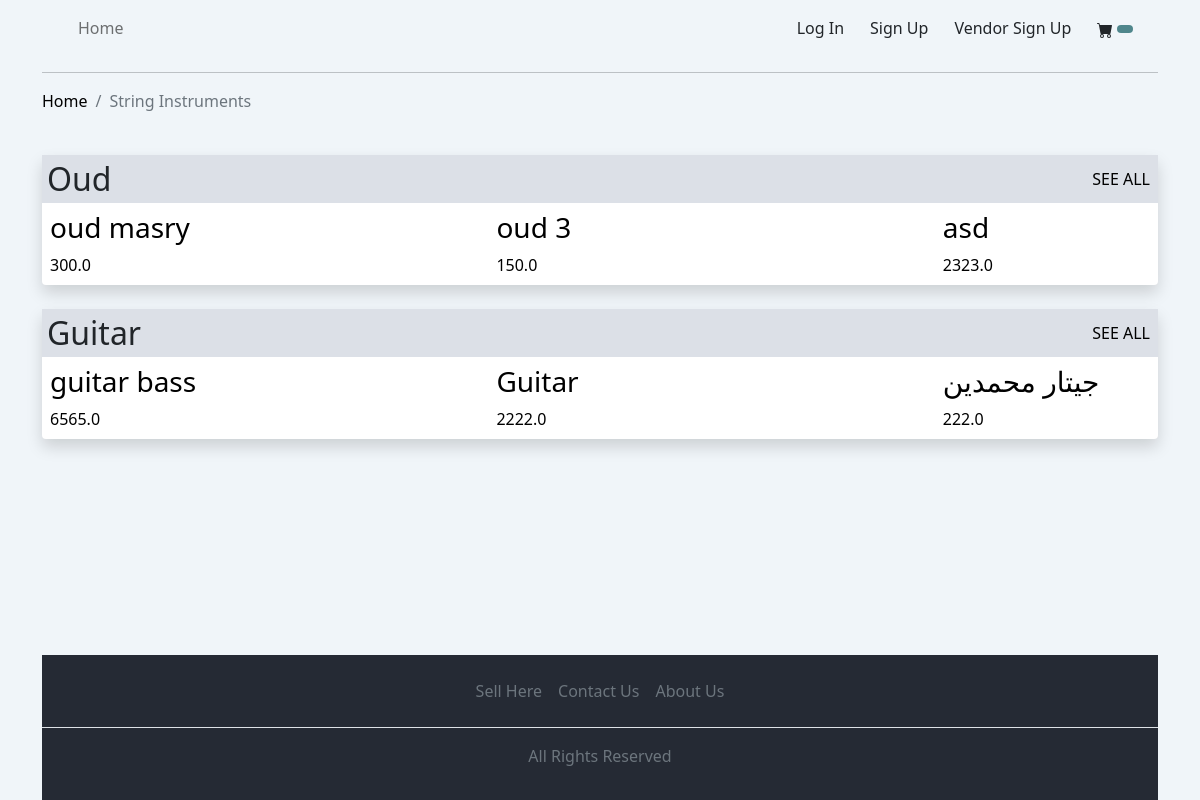
Before: /inst/String Instruments/ with the older database file.
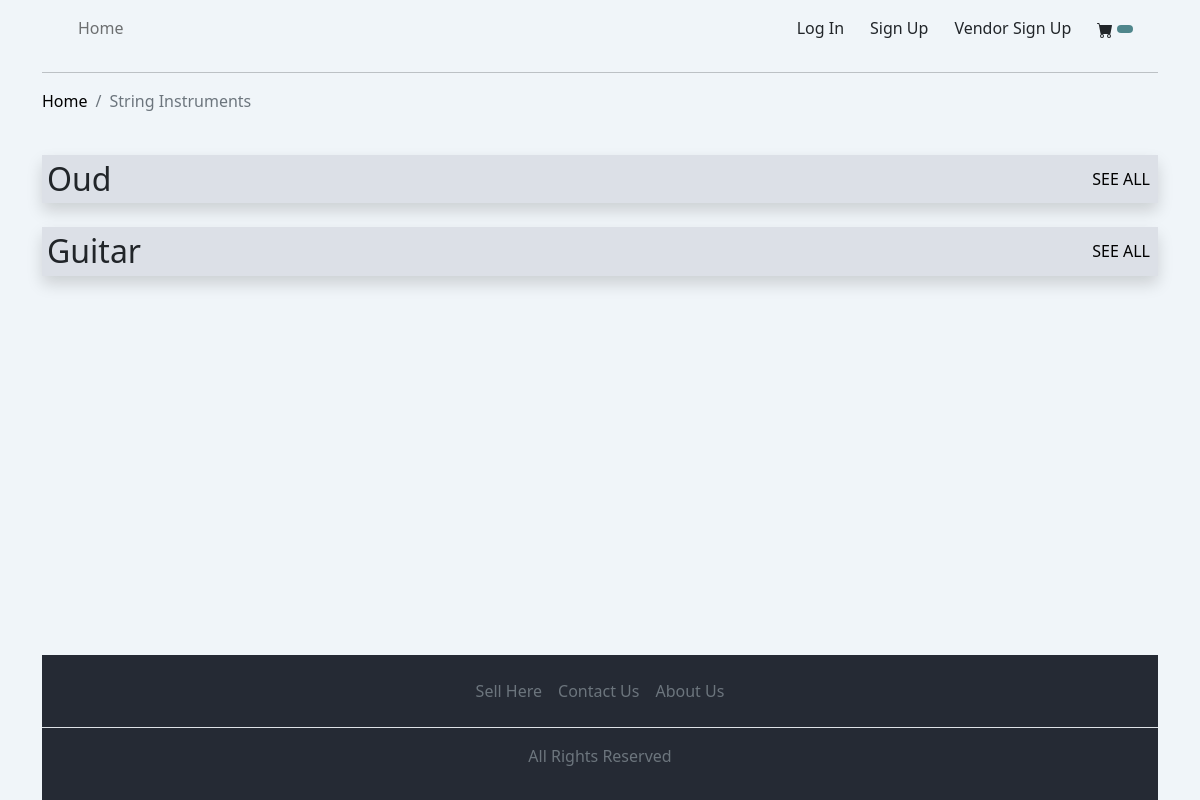
After: the same page with the newer database file.
### store/models.py (models this page shows, shortened)
class Category(models.Model):
    name = models.CharField(max_length=200)
    homePageImage = models.ImageField(null=True,blank=True)
    BannerImage = models.ImageField(null=True,blank=True)
    def __str__(self):
        return self.name
    @property
    def imageURL_banner(self):
        try:
            url = self.BannerImage.url
        except:
            url = ''
        return url

class SubCategory(models.Model):
    name = models.CharField(max_length=200)
    category = models.ForeignKey(Category,on_delete=models.CASCADE,null=True)
    BannerImage = models.ImageField(null=True,blank=True)

class Product(models.Model):
    category = models.ForeignKey(Category,on_delete=models.CASCADE,null=True)
    subCategory = ChainedForeignKey(SubCategory,'category','category',False,True)
    name = models.CharField(max_length=200)
    slug = models.SlugField(max_length=200,null=True,blank=True,allow_unicode=True)
    price = models.FloatField()
    image = models.ImageField(null=True,blank=True)
    image2 = models.ImageField(null=True,blank=True)
    image3 = models.ImageField(null=True,blank=True)
    image4 = models.ImageField(null=True,blank=True)
    image5 = models.ImageField(null=True,blank=True)
    vendor = models.ForeignKey(Vendor,null=True,on_delete=models.CASCADE)
    activate = models.BooleanField(default=True,null=True)
    @property
    def imageURL(self):
        try:
            url = self.image.url
        except:
            url = ''
        return url

### store/views.py (the view)
# urls.py: path('inst/<str:pk>/',views.instrumentView,name='instruments'),
def instrumentView(request,pk):
    subs=Category.objects.get(name=pk)
    subCats=SubCategory.objects.all().filter(category__name=subs)
    products= Product.objects.filter(category__name=subs)
    context = {'subCats':subCats,'products':products,'subs':subs}
    return render(request,'store/instruments.html',context)

### store/templates/store/instruments.html (shortened to what this page needs)
{% extends 'store/base.html' %}
{% load static %}
{% block content %}
<nav aria-label="breadcrumb">
    <ol class="breadcrumb">
        <li class="breadcrumb-item"><a href="{% url 'home' %}">Home</a></li>
        <li class="breadcrumb-item active" aria-current="page">{{subs}}</li>
    </ol>
</nav>
{% for subCat in subCats %}
<div class="shadow mb-4 bg-body rounded scroll">
    <div>
        <div class="d-flex justify-content-between align-items-center" style="background-color: #dce0e7;">
        <h2 class="text-center">{{subCat.name}}</h2>
        <a class="p-2" href="{% url 'subCategory' subCat.name %}">SEE ALL</a>
        </div>
    </div>
    <div class="d-flex of align-items-stretch">
        {% for product in products %}
            {% if product.subCategory == subCat %}
            <div class="p-2 itm d-flex align-items-end" >
                <a class="d-flex flex-column" href="{% url 'product' product.slug %}">
                    <h3>{{product.name}}</h3>
                    <div>{{product.price}}</div>
                </a>
            </div>
            {% endif %}
        {% endfor %}
    </div>
</div>
{% endfor %}
{% endblock content %}

### store/templates/store/base.html (shortened to what this page needs)
<!DOCTYPE html>
{% load static %}
<html lang="en">
<head>
  <link href="https://cdn.jsdelivr.net/npm/bootstrap@5.1.3/dist/css/bootstrap.min.css" rel="stylesheet"
>
  <link rel="stylesheet" href="https://cdnjs.cloudflare.com/ajax/libs/font-awesome/6.1.1/css/all.min.css" />
  <link rel="stylesheet" href="https://cdn.jsdelivr.net/npm/bootstrap-icons@1.8.1/font/bootstrap-icons.css">
  <link rel="stylesheet" href="{% static 'css/main.css' %}">
</head>
<body style="background-color: #F0F5F9;" class="container h-100 d-flex flex-column">
  <header style="background-color: #F0F5F9;">
    <div>
      <nav class="navbar navbar-expand-lg navbar-light">
        <div class="container-fluid">
          <div class="collapse navbar-collapse" id="navbarSupportedContent">
            <ul class="navbar-nav me-auto mb-2 mb-lg-0">
               <li class="nav-item">
                <a class="nav-link" href="{% url 'home' %}">Home</a>
              </li>
            </ul>
            {% if user.is_authenticated %}
            <a class="btn" href="{% url 'signout' %}">Log out</a>
              {% if user.is_customer %}
              <a class="btn" href="{% url 'customer-profile' %}">Profile</a>
              {% endif %}
              {% if user.is_vendor %}
              <a class="btn" href="{% url 'dashboard' %}">Dashboard</a>
              {% endif %}
            {% else %}
            <a class="btn" href="{% url 'signin' %}">Log In</a>
            <a class="btn" href="{% url 'customer-signup' %}">Sign Up</a>
            <a class="btn" href="{% url 'vendor-signup' %}">Vendor Sign Up</a>
            {% endif %}
            <a href="{% url 'cart' %}" class="btn d-none d-lg-block">
              <span class="badge rounded-pill bg-dark">
              </span>
            </a>
          </div>
        </div>
      </nav>
    </div>
    <hr class="divider">
  </header>
  <main>
    {% block content %}
    {% endblock content %}
  </main>
    <footer class="mt-auto">
      <div class="py-3 mt-4" style="background-color: #252A34;">
      <ul class="nav justify-content-center border-bottom pb-3 mb-3">
        <li class="nav-item"><a href="#" class="nav-link px-2 text-muted">Sell Here</a></li>
        <li class="nav-item"><a href="#" class="nav-link px-2 text-muted">Contact Us</a></li>
        <li class="nav-item"><a href="#" class="nav-link px-2 text-muted">About Us</a></li>
      </ul>
      <p class="text-center text-muted">All Rights Reserved</p>
    </div>
    </footer>
</body>
</html>

### static/css/main.css (style rules this page uses)
html { height: 100%; }
a { text-decoration: none; color: black; }
h2 { margin: 0; padding: 5px; }
.scroll { -webkit-overflow-scrolling: touch; }
.bg-dark { background-color: #4f868c!important; }
.btn { border-radius: 0; }

Changed rows visible on the page:
removed Product: name "oud masry", price "300.0", shown under SubCategory "Oud"
removed Product: name "oud 3", price "150.0", shown under SubCategory "Oud"
removed Product: name "asd", price "2323.0", shown under SubCategory "Oud"
removed Product: name "guitar bass", price "6565.0", shown under SubCategory "Guitar"
removed Product: name "Guitar", price "2222.0", shown under SubCategory "Guitar"
removed Product: name "جيتار محمدين", price "222.0", shown under SubCategory "Guitar"
